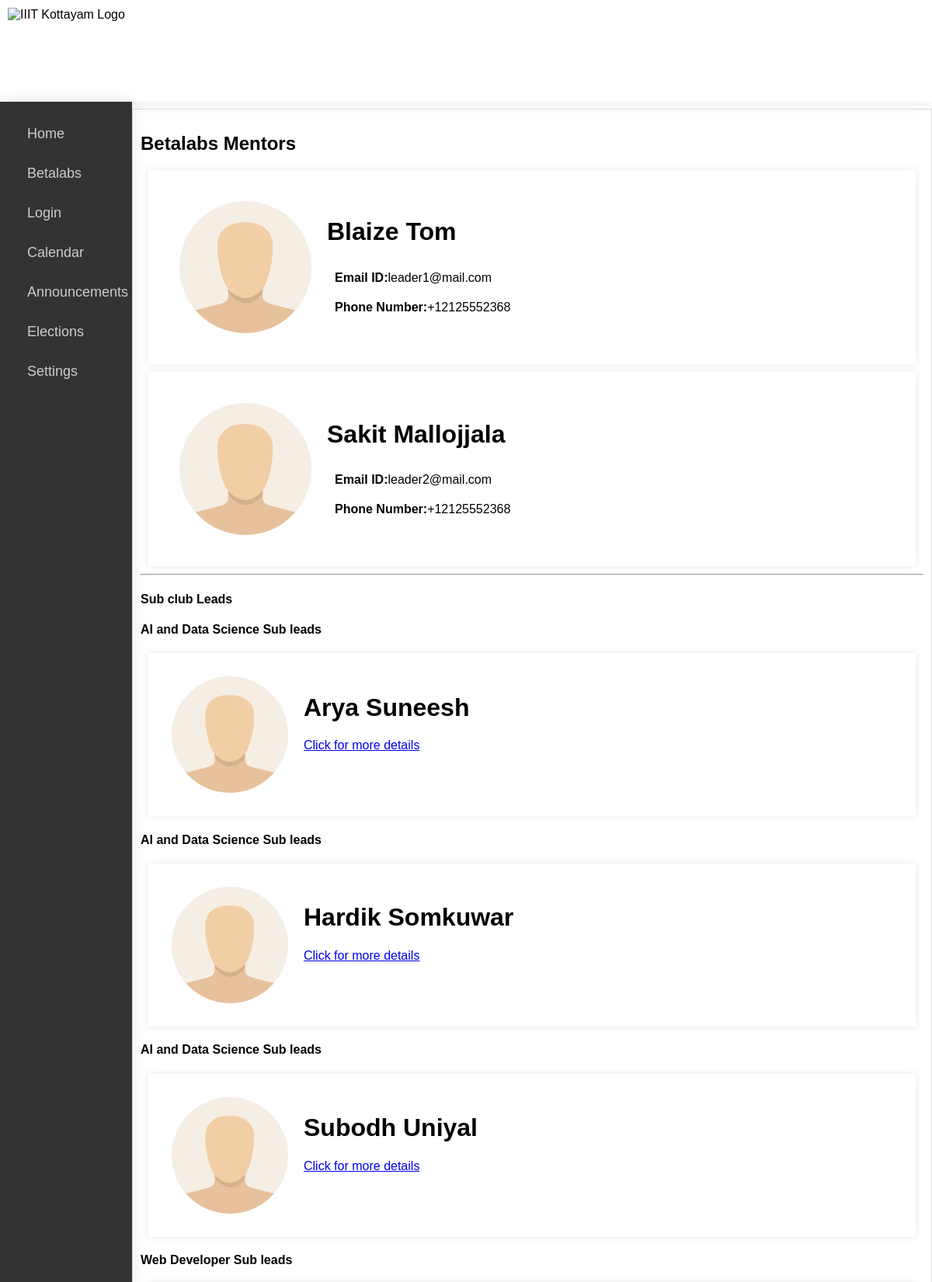
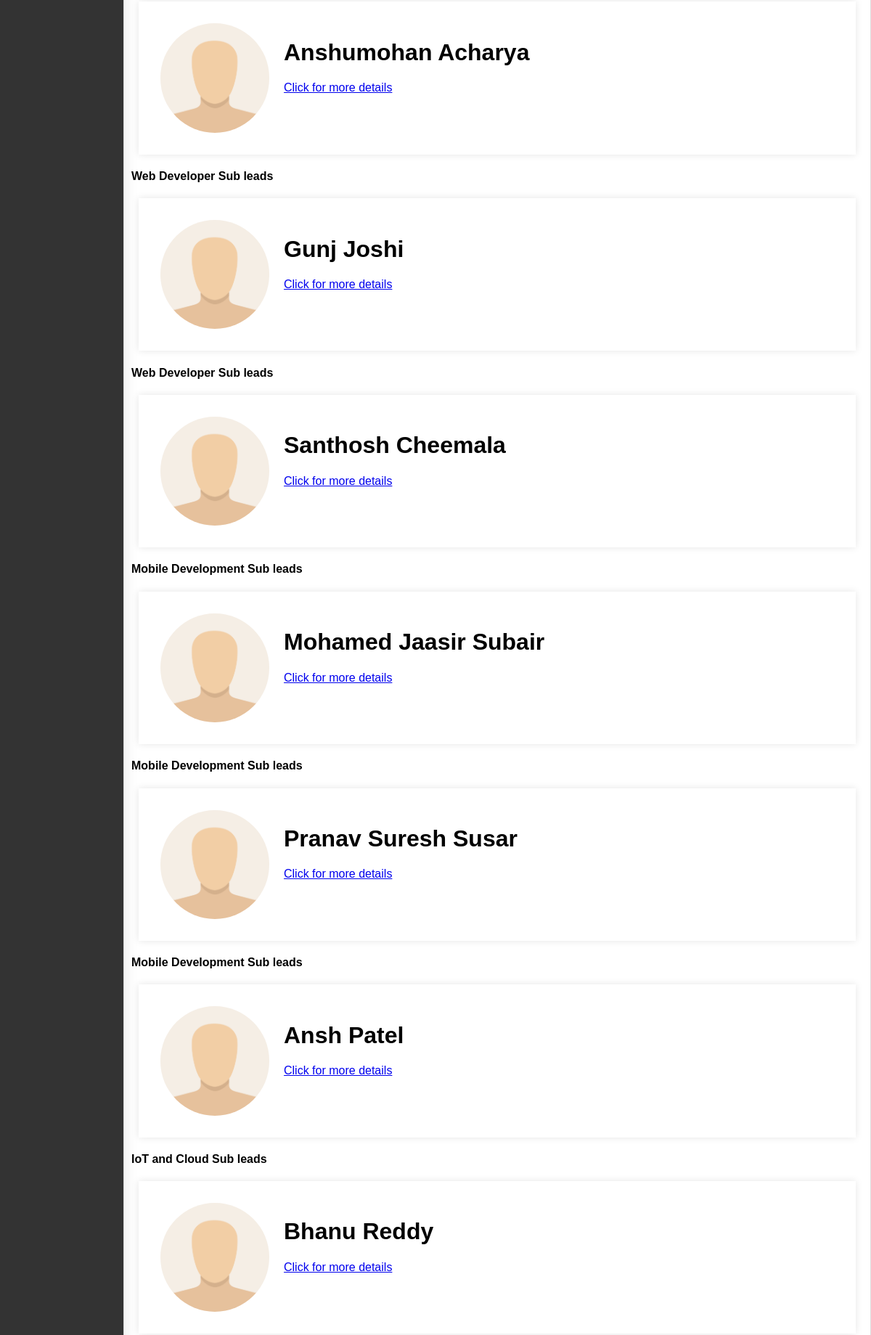
/betalabs/allclubleads/ (upper part), run on the app's committed database (2 pictures, top to bottom).
### betalabs/models.py (models this page shows)
class SubClub(models.Model):
    id=models.AutoField(primary_key=True)
    club_name = models.CharField(max_length=100)
    image = models.ImageField(upload_to='betalabs/images',default="")
    about = models.TextField(default="")
    leader1 = models.CharField(max_length=100,default="")
    leader2 = models.CharField(max_length=100,default="")
    subleader1 = models.CharField(max_length=100,default="")
    subleader2 = models.CharField(max_length=100,default="")
    subleader3 = models.CharField(max_length=100,default="",null=True)
    past_events = models.TextField(default="",null=True)
    upcoming_event = models.CharField(max_length=500,default="",null=True)
    instagram_handle = models.URLField(max_length=500,default="",null=True)
    facebook_handle = models.URLField(max_length=500,default="",null=True)
    youtube_handle = models.URLField(max_length=500,default="",null=True)
    linkedin=models.URLField(max_length=500,default="",null=True)
    email = models.EmailField(max_length=100,default="",null=True)
    suggestion_box = models.TextField(default="",null=True)
    tagline=models.TextField(default="",null=True)
    logo=models.ImageField(upload_to='betalabs/images',default="")
    leader1mail = models.EmailField(max_length=100,default="",null=True,blank=True)
    leader2mail = models.EmailField(max_length=100,default="",null=True,blank=True)
    subleader1mail = models.EmailField(max_length=100,default="",null=True,blank=True)
    subleader2mail = models.EmailField(max_length=100,default="",null=True,blank=True)
    subleader3mail = models.EmailField(max_length=100,default="",null=True,blank=True)
    leader1phone = PhoneNumberField(null=True,blank=True)
    leader2phone = PhoneNumberField(null=True,blank=True)
    subleader1phone = PhoneNumberField(null=True,blank=True)
    subleader2phone = PhoneNumberField(null=True,blank=True)
    subleader3phone = PhoneNumberField(null=True,blank=True)
    def __str__(self):
        return self.club_name

### betalabs/views.py (the view)
# urls.py: path('allclubleads/', views.clubleads, name="Ballclubleads"),
def clubleads(request):
    displayClub = SubClub.objects.all()
    displayClub1 = SubClub.objects.all().first()
    all_leads = {}
    all_leads1=[]
    leader_fields = ['leader1', 'leader2']
    k=1
    for field in leader_fields:
        leader_name = getattr(displayClub1, field)
        leader_email = getattr(displayClub1, f"{field}mail")
        leader_phone = getattr(displayClub1, f"{field}phone")
        leader_id = k
        k+=1
        if leader_name.lower() != "none" and leader_name:
            field = {
                'name': leader_name,
                'email': leader_email,
                'phone': leader_phone,
                'id':leader_id
            }
            all_leads1.append(field)
    for club in displayClub:
        l=[]
        if club.subleader1.lower()!="none":
            l.append(club.subleader1)
        if club.subleader2.lower()!="none":
            l.append(club.subleader2)
        if club.subleader3.lower()!="none":
            l.append(club.subleader3)
        all_leads[club]=l
    two_days_ago = timezone.now() - timezone.timedelta(days=2)
    announcements_two_days_ago = Announcement.objects.filter(date__gte=two_days_ago)
    user_groups = request.user.groups.all().values_list('name', flat=True)
    return render(request,'betalabs/clubleads.html',{'all_leads': all_leads,'majorclub':'Betalabs','subclub_name':displayClub,'all_leads1': all_leads1,'announcements_two_days_ago':announcements_two_days_ago,'user_groups':user_groups})

### betalabs/templates/betalabs/clubleads.html (shortened to what this page needs)
<!DOCTYPE html>
<html>
<head>
    {% load static%}
</head>
<body>
    <nav class="tofix">
        <div>
            <img src="https://lms.iiitkottayam.ac.in/pluginfile.php/1/theme_moove/logo/1663841307/logo.jpg"
                alt="IIIT Kottayam Logo" class="custom-responsive-image" style="padding-top: 5px;">
        </div>
        <div>
            <div class="flex flex-column flex-end">
                <span class="custom-brand-name big-head notranslate"
                    style="margin:0;font-family: 'Hind', sans-serif; font-size:33px;">
                    <a href="#!home" style="color: transparent; margin-right: 40px; text-align: right; direction: rtl;"> भारतीय सूचना प्रौद्योगिकी संस्थान कोट्टायम</a>
                </span>
                <span class="custom-brand-name big-head notranslate" style="margin:0;font-size: 21.5px">
                    <a href="#!home" style="color: transparent; margin-right: 40px;">Indian Institute of Information Technology
                        Kottayam</a>
                </span>
            </div>
        </div>
    </nav>
    <nav class="side-navbar">
        <ul><a href="{% url 'Homepage'%}">Home</a>
            <a href="{% url 'betalabsHome'%}">Betalabs</a>
            {% if  user.is_authenticated %}
            <a href="{% url 'userprofile'%}">Profile</a>
            {% else%}
            <a href="{% url 'login'%}">Login</a>
            {% endif%}
        <a href="{% url 'calander'%}">Calendar</a>
        <a href="{% url 'announcement'%}">Announcements</a>
        <a href="{% url 'elections' %}?majorclub=Betalabs">Elections</a>
        <a href="{% url 'settings'%}">Settings</a>
        </ul>
    </nav>
    <div class="main-container">
        <h2>{{ majorclub }} Mentors</h2>
        {% for lead in all_leads1 %}
        <div class="container" onclick="toggleContainer(this)">
            <div class="container nillborder flex">
                <img src="{% static majorclub|lower %}/unknown.png" id="incharge{{ forloop.counter }}" class="element">
                <div class="element">
                    <h1>{{ lead.name }}</h1>
                    <p class="element"><b>Email ID:</b><span class="email" id="TM{{ forloop.counter }}emailID">{{ lead.email }}</span></p>
                    <p class="element"><b>Phone Number:</b><span class="phone" id="TM{{ forloop.counter }}phoneNo">{{ lead.phone }}</span></p>
                </div>
            </div>
        </div>
        {% endfor %}
    <hr>
    <h4>Sub club Leads</h4>
    {% for clubname , subleads in all_leads.items %}
    {% for lead in subleads%}
        <h4 style="color: black;">{{clubname }} Sub leads</h4>
        <div class="container flex">
            <img src="{% static majorclub|lower %}/unknown.png" id="incharge{{ forloop.counter }}" class="element" style="border-radius: 50%; width: 150px;">
            <div class="element">
                <h1>{{lead}} </h1>
                <a href="/betalabs/clubleads/?subclub_name={{ clubname }}&majorclub={{ majorclub }}">Click for more details</a>
            </div>
        </div>
        {% endfor%}
{% endfor %}
    </div>
</body>
</html>

### betalabs/templates/betalabs/clubleads.html (style rules this page uses)
body { margin: 0; font-family: Arial, sans-serif; }
nav { min-height: 131px; -webkit-box-shadow: 5px 0 10px rgba(0, 0, 0, .1); box-shadow: 0 0 20px rgba(0, 0, 0, .1); background-color: #fff; position: fixed; top: 0; right: 0; left: 0; z-index: 1030; }
.custom-responsive-image { height: 50px; position: absolute; top: 20px; left: 15px; }
@media only screen and (min-width: 565px) { .custom-responsive-image { height: 80px; top: 10px; left: 10px; } }
@media only screen and (min-width: 650px) { .custom-responsive-image { height: 100px; top: 5px; left: 10px; } }
@media only screen and (min-width: 900px) { .custom-responsive-image { height: 120px; top: 5px; left: 10px; } }
.custom-brand-name { color: transparent; background: url(https://tse2.mm.bing.net/th?id=OIP.BqA_IdV0cAZu3w6HpAoMOwHaEo&pid=Api&P=0&h=180) repeat; background-size: 200%; background-clip: text; -webkit-background-clip: text; animation-name: masked-animation; animation-duration: 20s; animation-iteration-count: infinite; animation-timing-function: linear; font-family: 'Hind', sans-serif; }
#incharge1 { border-radius: 50%; width: 170px; }
#incharge2 { border-radius: 50%; width: 170px; }
.flex-end { align-items: flex-end; }
.flex-column { flex-direction: column; }
.flex { display: flex; }
.side-navbar { margin-top: 131px; width: 170px; background-color: #333; color: #fff; position: fixed; height: 100%; overflow-y: auto; left: 0px; top: 0px; }
.side-navbar a { padding: 15px 25px; text-align: left; text-decoration: none; font-size: 18px; color: #ccc; display: block; }
.side-navbar ul { display: block; list-style-type: disc; margin-block-start: 1em; margin-block-end: 1em; margin-inline-start: 0px; margin-inline-end: 0px; padding-inline-start: 10px; }
.main-container { background-size: 50%; background-position: center bottom; margin-top: 140px; margin-left: 170px; padding: 10px; border: 1px solid #ddd; background-color: #ffffff; }
.container { padding: 20px; background-color: #fff; box-shadow: 0 0 10px rgba(0, 0, 0, 0.1); margin: 10px; }
.element { display: inline-block; width: 60%; margin: 10px; }
.nillborder { border: none; padding: 0; box-shadow: none; }

### data on the page
SubClub: name "Blaize Tom" "Sakit Mallojjala", email "leader1@mail.com" "leader2@mail.com", phone "+12125552368" "+12125552368", subleads "AI and Data Science" "AI and Data Science" "AI and Data Science", subleads "Arya Suneesh" "Hardik Somkuwar" "Subodh Uniyal"
SubClub: subleads "Web Developer" "Web Developer" "Web Developer", subleads "Anshumohan Acharya" "Gunj Joshi" "Santhosh Cheemala"
SubClub: subleads "Mobile Development" "Mobile Development" "Mobile Development", subleads "Mohamed Jaasir Subair" "Pranav Suresh Susar" "Ansh Patel"
SubClub: subleads "IoT and Cloud", subleads "Bhanu Reddy"

### other printed values
{{ majorclub }} "Betalabs"
